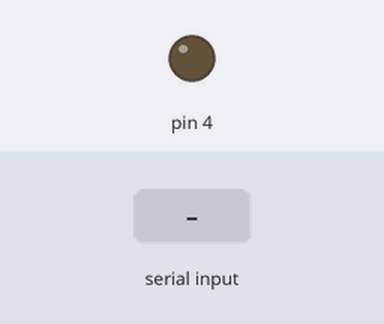
A sketch run on a simulated Arduino Uno, built with avr-gcc and run on an emulated ATmega328P. Parts: output pins drawn as LEDs (lit = HIGH). The inputs (shaded band) are chosen by the test bench.

Above: at 1.2 s.
1.3 s: byte 0 (0) received over Serial
At 2.2 s:
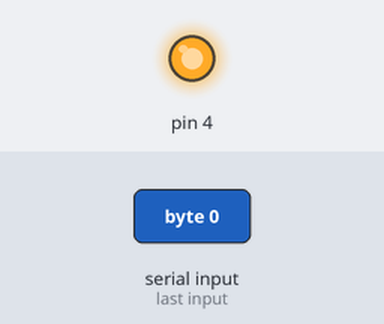
Timing chart, 0 to 4.3 s (numbered marks = the images above; inputs shaded):
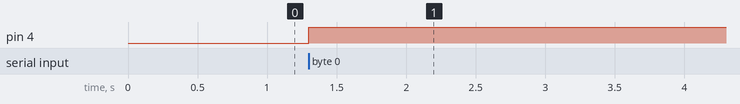

Measured:
- after the input at 1.3 s, pin 4: LOW → HIGH at once

The sketch:

bluetooth_rele_new.ino
```cpp
#include <Servo.h>
Servo servo;


int val;
float temp;

void setup() {
  // Bluetooth setup
  Serial.begin(9600);

  // For rele
  pinMode(4, OUTPUT);
  // For servo
//  servo.attach(9);
//  servo.write(0);
}

void loop() {

  if (Serial.available()) {
    val = Serial.read();
    if (val == 1) {
      digitalWrite(4, LOW);
    } else if (val == 0) {
      digitalWrite(4, HIGH);
    } else if (val > 1 && val < 180) {
//      servo.write(val);
    }
  }
}
```
